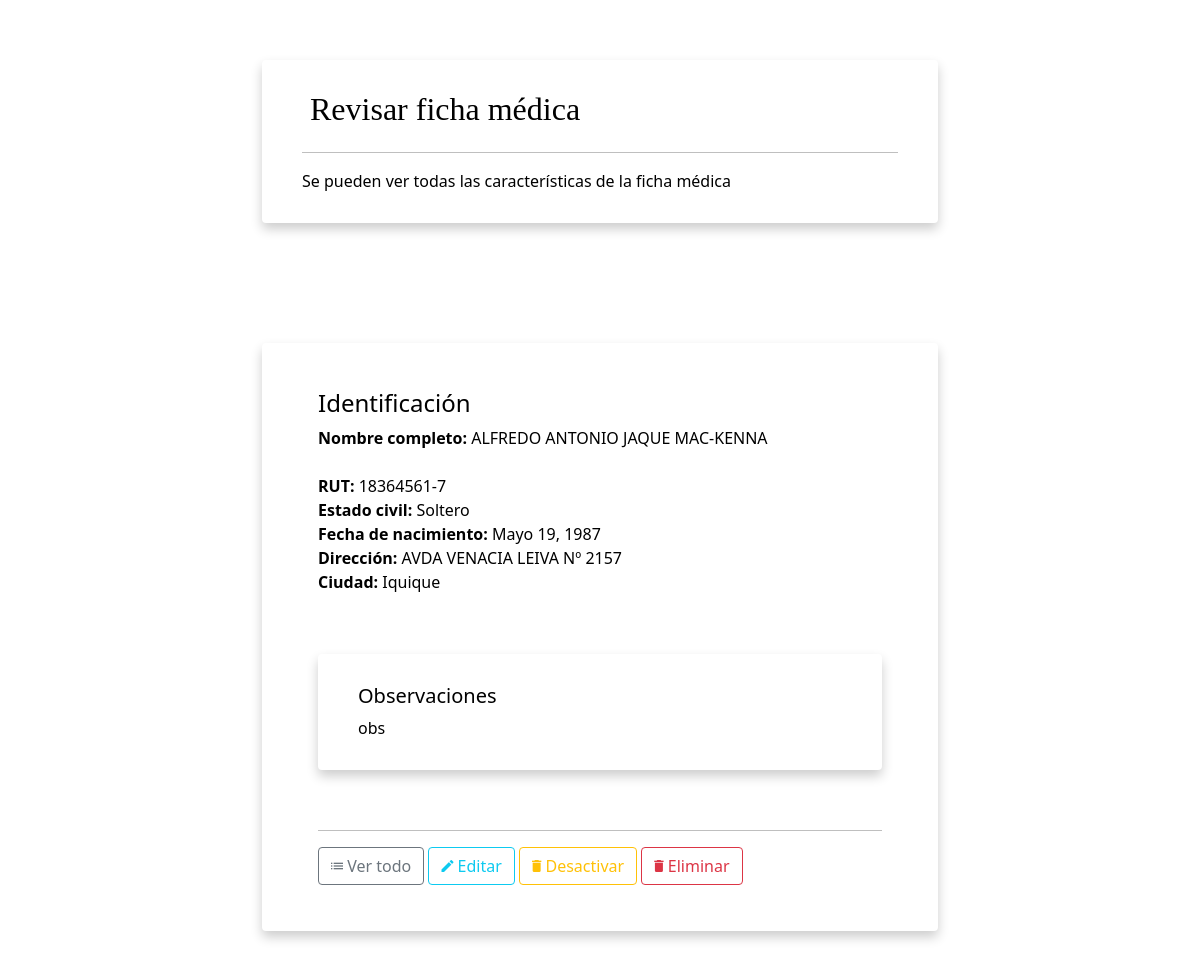
Page /ver_ficha_medica/29/ (signed in) on the committed database.
### personas/models.py (models this page shows, shortened)
class Persona(models.Model):
    primer_nombre = models.CharField(max_length=50, verbose_name='Primer nombre', help_text='')
    otros_nombres = models.CharField(max_length=50, null=True, blank=True, verbose_name='Otros nombres', help_text='')
    apellido_paterno = models.CharField(max_length=50, verbose_name='Apellido paterno', help_text='')
    apellido_materno = models.CharField(max_length=50, verbose_name='Apellido materno', help_text='')
    invertir_apellidos = models.BooleanField(default=False, null=True, blank=True, verbose_name='Invertir apellidos', help_text='Esta opción permite poner el apellido materno antes del apellido paterno.')
    nombre_completo = models.CharField(max_length=250, null=True, blank=True, verbose_name='Nombre completo', help_text='')
    rut = models.CharField(max_length=10, null=True, blank=True, verbose_name='Rut', help_text='Rut con dígito verificador. Formato: 12345678-9')
    estado_civil = models.CharField(max_length=50, null=True, blank=True, verbose_name='Estado Civil', help_text='')
    fecha_nac = models.DateField(null=True, blank=True, verbose_name='Fecha de nacimiento', help_text='')
    fono_fijo = models.CharField(max_length=10, null=True, blank=True, verbose_name='Teléfono Fijo', help_text='Formato: 12 3456 7890')
    fono_movil1 = models.CharField(max_length=9, null=True, blank=True, verbose_name='Teléfono Móvil 1', help_text='Formato: 9 1234 5678')
    fono_movil2 = models.CharField(max_length=9, null=True, blank=True, verbose_name='Teléfono Móvil 2', help_text='Formato: 9 1234 5678')
    email  = models.EmailField(max_length=250, null=True, blank=True, verbose_name='Email')
    direccion = models.TextField(null=True, blank=True, verbose_name='Dirección', help_text='')
    ciudad = models.CharField(max_length=50, null=True, blank=True, verbose_name='Ciudad', help_text='')
    observaciones = models.TextField(null=True, blank=True, verbose_name='Observaciones', help_text='Escriba sus observaciones.')
    activo  = models.BooleanField(null=True, blank=True, default=True, verbose_name='Activo')
    created = models.DateTimeField(auto_now_add=True, null=True, blank=True, verbose_name='Fecha de creación')
    updated = models.DateTimeField(auto_now=True, null=True, blank=True, verbose_name='Fecha de última modificación')
    deleted = models.DateTimeField(null=True, blank=True, verbose_name='Fecha de desactivación')
    class Meta:
        verbose_name = 'Persona'
        verbose_name_plural = 'Personas'
        ordering = ['-id']

### personas/views.py (the view)
# urls.py: path('ver_ficha_medica/<int:id>/', personas.views.persona_ver, name='persona_ver'),
@login_required(login_url='entrar')
def persona_ver(request, id, *args, **kwargs):
    itemObj = Persona.objects.get(id=id)
    context = {
        'page' : 'Revisar ficha médica',
        'description' : 'Se pueden ver todas las características de la ficha médica',
        'singular' : 'ficha médica',
        'plural' : 'fichas médicas',
        'url_activo_index' :'persona_index',
        'url_inactivo_index' : 'persona_inactivo_index',
        'url_crear' : 'persona_crear',
        'url_ver' : 'persona_ver',
        'url_editar' : 'persona_editar',
        'url_desactivar' : 'persona_desactivar',
        'url_activar' : 'persona_activar',
        'url_eliminar' : 'persona_eliminar',
        'asdf' : asdf,
        'item': itemObj
    }
    return render(request, 'personas/persona_ver.html', context)

### personas/templates/personas/persona_ver.html (shortened to what this page needs)
{% extends "base.html" %}
{% load static %}
{% block content %}
      <div class="card page-header">
        <h2 class="page-title"> {{ page }}</h2>
        <hr/>
        <p class="card-text">{{ description }}</p>
      </div>
      <div class="page-content">
        <div class="row">
          <div class="col-md-12">
            <div class="card">
              <div class="card-body">
                <h4 class="card-title">Identificación</h4>
                  {% if item.invertir_apellidos == False %}
                    {% if item.primer_nombre %}
                      <div><strong>Nombre completo:</strong>
                        <a href="{% url url_ver item.id %}">{{ item.primer_nombre }} {% if item.otros_nombres %} {{ item.otros_nombres }} {% endif %} {{ item.apellido_paterno }} {{ item.apellido_materno }}</a>
                      {% if item.activo == True %}
                        <span class="badge badge-success">Activo</span>
                      {% else %}
                        <span class="badge badge-warning">Inactivo</span>
                      {% endif %}
                      </div>
                    {% endif %}
                  {% else %}
                    {% if item.primer_nombre %}
                      <div><strong>Nombre completo:</strong>
                        {{ item.primer_nombre }} {% if item.otros_nombres %} {{ item.otros_nombres }} {% endif %} {{ item.apellido_materno }} {{ item.apellido_paterno }}
                        <span class="badge badge-default">Apellidos invertidos</span>
                      {% if item.activo == False %}
                        <span class="badge badge-success">Activo</span>
                      {% else %}
                        <span class="badge badge-warning">Inactivo</span>
                      {% endif %}
                      </div>
                    {% endif %}
                  {% endif %}
                  {% if item.rut %}
                    <div><strong>RUT:</strong> {{ item.rut }}</div>
                  {% endif %}
                  {% if item.estado_civil %}
                    <div><strong>Estado civil:</strong> {{ item.estado_civil }}</div>
                  {% endif %}
                  {% if item.fecha_nac %}
                    <div><strong>Fecha de nacimiento:</strong> {{ item.fecha_nac }}</div>
                  {% endif %}
                  {% if item.direccion %}
                    <div><strong>Dirección:</strong> {{ item.direccion }}</div>
                  {% endif %}
                  {% if item.ciudad %}
                    <div><strong>Ciudad:</strong> {{ item.ciudad }}</div>
                  {% endif %}
                  {% if item.observaciones %}
                  <div class="card border border-info">
                    <div class="card-block">
                      <h5 class="card-title">Observaciones</h5>
                      <p class="card-text">{{ item.observaciones }}</p>
                    </div>
                  </div>
                  {% endif %}
                <div class="card-text text-right">
                  <hr/>
                  <a href="{% url url_activo_index %}" class="btn btn-outline-secondary btn-round waves-effect waves-classic" title="Ver todo">
                    <i class="icon md-view-list-alt" aria-hidden="true"></i> Ver todo</a>
                  <a href="{% url url_editar item.id %}" class="btn btn-outline-info btn-round waves-effect waves-classic" title="Editar">
                    <i class="icon md-edit" aria-hidden="true"></i> Editar</a>
                {% if item.activo == True %}
                  <a href="{% url url_desactivar item.id %}" class="btn btn-outline-warning btn-round btn-icon waves-effect waves-classic" title="Desactivar">
                    <i class="icon md-delete" aria-hidden="true"></i> Desactivar</a>
                {% else %}
                  <a href="{% url url_activar item.id %}" class="btn btn-outline-success btn-round btn-icon waves-effect waves-classic" title="Activar">
                    <i class="icon md-check" aria-hidden="true"></i> Activar</a>
                {% endif %}
                  <a href="{% url url_eliminar item.id %}" class="btn btn-outline-danger btn-round btn-icon waves-effect waves-classic" title="Eliminar">
                    <i class="icon md-delete" aria-hidden="true"></i> Eliminar</a>
                </div>
              </div>
            </div>
          </div>
        </div>
      </div>
{% endblock content %}

### static/css/style.css (style rules this page uses)
body { color: #000; overflow-x: hidden; height: 100%; background-repeat: no-repeat; background-size: 100% 100%; }
.card { padding: 30px 40px; margin-top: 60px; margin-bottom: 60px; border: none !important; box-shadow: 0 6px 12px 0 rgba(0, 0, 0, 0.2) }
h1, h2 { font-family: 'Bree Serif', serif; }

### rows in the picture
Persona: primer_nombre "ALFREDO", otros_nombres "ANTONIO", apellido_materno "JAQUE", apellido_paterno "MAC-KENNA", rut "18364561-7", estado_civil "Soltero", fecha_nac "Mayo 19, 1987", direccion "AVDA VENACIA LEIVA Nº 2157", ciudad "Iquique", observaciones "obs"

### other values in the picture
{{ page }} "Revisar ficha médica"
{{ description }} "Se pueden ver todas las características de la ficha médica"
